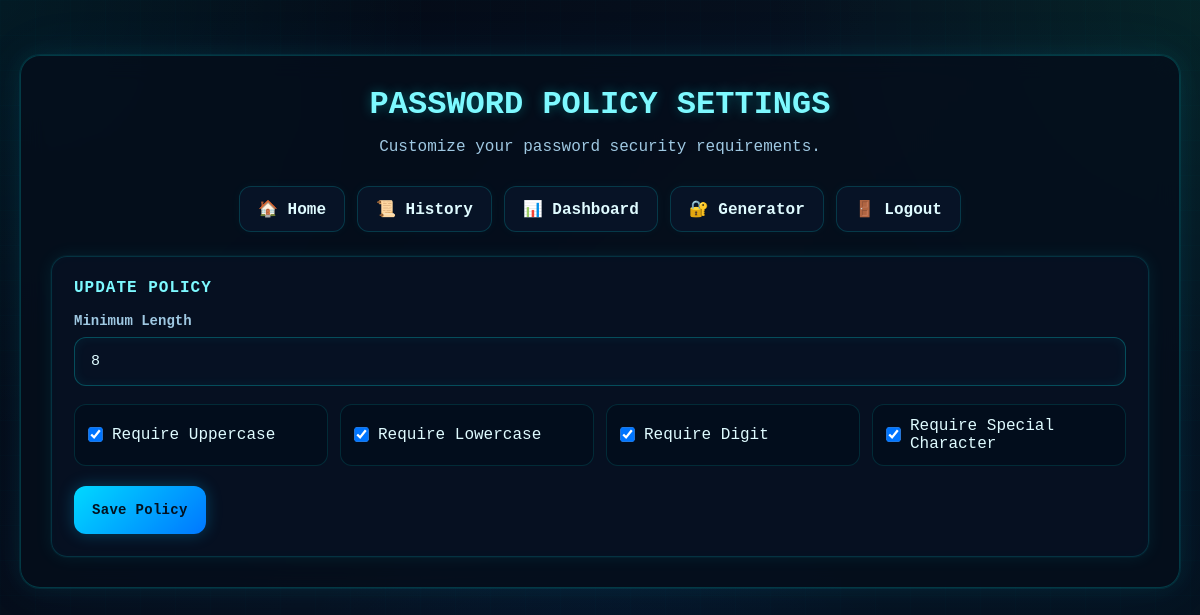
Page /policy (signed in) on the committed database.
### tables this page shows
CREATE TABLE password_policy (
            user_id INTEGER PRIMARY KEY,
            min_length INTEGER DEFAULT 8,
            require_uppercase INTEGER DEFAULT 1,
            require_lowercase INTEGER DEFAULT 1,
            require_digit INTEGER DEFAULT 1,
            require_special INTEGER DEFAULT 1,
            FOREIGN KEY (user_id) REFERENCES users(id)
        );

### app.py (the view, shortened to what this page needs)
@app.route("/policy", methods=["GET", "POST"])
def policy():
    if not is_logged_in():
        return redirect(url_for("login"))
    user_id = get_current_user_id()
    policy_data = get_user_policy(user_id)
    return render_template("policy.html", policy=policy_data)

### app.py (called while the page is built, shortened)
def get_db_connection():
    conn = sqlite3.connect(DB_NAME)
    conn.row_factory = sqlite3.Row
    return conn

def is_logged_in():
    return "user_id" in session

def get_current_user_id():
    return session.get("user_id")

def get_user_policy(user_id):
    conn = get_db_connection()
    cursor = conn.cursor()
    cursor.execute("SELECT * FROM password_policy WHERE user_id = ?", (user_id,))
    policy = cursor.fetchone()
    conn.close()
    return policy

### templates/policy.html (shortened to what this page needs)
<!DOCTYPE html>
<html lang="en">
<head>
    <link rel="stylesheet" href="{{ url_for('static', filename='style.css') }}">
</head>
<body>
    <div class="container">
        <h1 class="page-title">PASSWORD POLICY SETTINGS</h1>
        <p class="page-subtitle">Customize your password security requirements.</p>
        <div class="nav-links" style="margin-top:0; margin-bottom:20px;">
            <a href="{{ url_for('index') }}">🏠 Home</a>
            <a href="{{ url_for('history') }}">📜 History</a>
            <a href="{{ url_for('dashboard') }}">📊 Dashboard</a>
            <a href="{{ url_for('generate_password_route') }}">🔐 Generator</a>
            <a href="{{ url_for('logout') }}">🚪 Logout</a>
        </div>
        <form method="POST" class="panel-box neon-box">
            <h3>UPDATE POLICY</h3>
            <div class="form-group">
                <label for="min_length">Minimum Length</label>
                <input type="number" name="min_length" id="min_length" min="4" max="64"
                       value="{{ policy.min_length if policy else 8 }}" required>
            </div>
            <div class="checkbox-grid">
                <label class="checkbox-item">
                    <input type="checkbox" name="require_uppercase"
                           {% if policy and policy.require_uppercase %}checked{% endif %}>
                    Require Uppercase
                </label>
                <label class="checkbox-item">
                    <input type="checkbox" name="require_lowercase"
                           {% if policy and policy.require_lowercase %}checked{% endif %}>
                    Require Lowercase
                </label>
                <label class="checkbox-item">
                    <input type="checkbox" name="require_digit"
                           {% if policy and policy.require_digit %}checked{% endif %}>
                    Require Digit
                </label>
                <label class="checkbox-item">
                    <input type="checkbox" name="require_special"
                           {% if policy and policy.require_special %}checked{% endif %}>
                    Require Special Character
                </label>
            </div>
            <button type="submit" class="btn btn-primary mt-20">Save Policy</button>
        </form>
    </div>
</body>
</html>

### static/style.css (style rules this page uses)
* { margin: 0; padding: 0; box-sizing: border-box; font-family: "Consolas", "Courier New", monospace; }
body { background: #050816; color: #e2f3ff; min-height: 100vh; padding: 20px; position: relative; overflow-x: hidden; }
.container, .auth-container { max-width: 1200px; margin: 35px auto; background: rgba(6, 14, 28, 0.82); border: 1px solid rgba(0, 255, 255, 0.18); border-radius: 20px; padding: 30px; box-shadow: 0 0 0 1px rgba(0, 255, 255, 0.08), 0 0 25px rgba(0, 255, 255, 0.08), 0 0 60px rgba(0, 140, 255, 0.06); backdrop-filter: blur(12px); }
.page-title { text-align: center; color: #7df9ff; font-size: 2rem; margin-bottom: 12px; text-shadow: 0 0 12px rgba(0, 255, 255, 0.3); }
.page-subtitle { text-align: center; color: #9fc8e2; margin-bottom: 25px; line-height: 1.6; }
.form-group { margin-bottom: 18px; }
.form-group label { display: block; margin-bottom: 8px; color: #9fc8e2; font-weight: 700; font-size: 14px; }
input[type="password"], input[type="text"], input[type="number"] { width: 100%; padding: 15px 16px; border-radius: 12px; border: 1px solid rgba(0, 255, 255, 0.25); outline: none; font-size: 15px; background: rgba(7, 18, 36, 0.95); color: #dffbff; box-shadow: inset 0 0 12px rgba(0, 255, 255, 0.06); transition: 0.3s ease; }
input::placeholder { color: #77a5c6; }
.checkbox-grid { display: grid; grid-template-columns: repeat(auto-fit, minmax(220px, 1fr)); gap: 12px; margin-top: 10px; }
.checkbox-item { display: flex; align-items: center; gap: 10px; background: rgba(3, 14, 28, 0.9); border: 1px solid rgba(0, 255, 255, 0.12); padding: 12px 14px; border-radius: 12px; color: #dffbff; }
.checkbox-item input { width: auto; transform: scale(1.1); }
button, .btn { border: none; outline: none; padding: 12px 18px; border-radius: 12px; cursor: pointer; font-size: 14px; font-weight: 700; letter-spacing: 0.3px; transition: 0.25s ease; min-height: 48px; text-decoration: none; display: inline-flex; justify-content: center; align-items: center; }
.btn-primary { background: linear-gradient(135deg, #00d9ff, #0077ff); color: #03111f; box-shadow: 0 0 16px rgba(0, 191, 255, 0.28); }
.result-box, .panel-box { margin-top: 24px; padding: 22px; border-radius: 16px; background: rgba(7, 18, 36, 0.88); border: 1px solid rgba(0, 255, 255, 0.14); }
.neon-box { box-shadow: 0 0 0 1px rgba(0, 255, 255, 0.04), 0 0 18px rgba(0, 255, 255, 0.08), inset 0 0 12px rgba(0, 255, 255, 0.02); }
.result-box h3, .panel-box h3 { color: #7df9ff; font-size: 1rem; letter-spacing: 1px; margin-bottom: 16px; text-transform: uppercase; }
.nav-links { display: flex; justify-content: center; gap: 12px; flex-wrap: wrap; margin-top: 28px; }
.nav-links a { text-decoration: none; padding: 12px 18px; border-radius: 12px; color: #dffbff; font-weight: 700; background: rgba(8, 21, 40, 0.95); border: 1px solid rgba(0, 255, 255, 0.16); transition: 0.25s ease; box-shadow: 0 0 12px rgba(0, 255, 255, 0.04); }
.mt-20 { margin-top: 20px; }

### rows in the picture
password_policy: min_length "8", require_uppercase "☑", require_lowercase "☑", require_digit "☑", require_special "☑"
